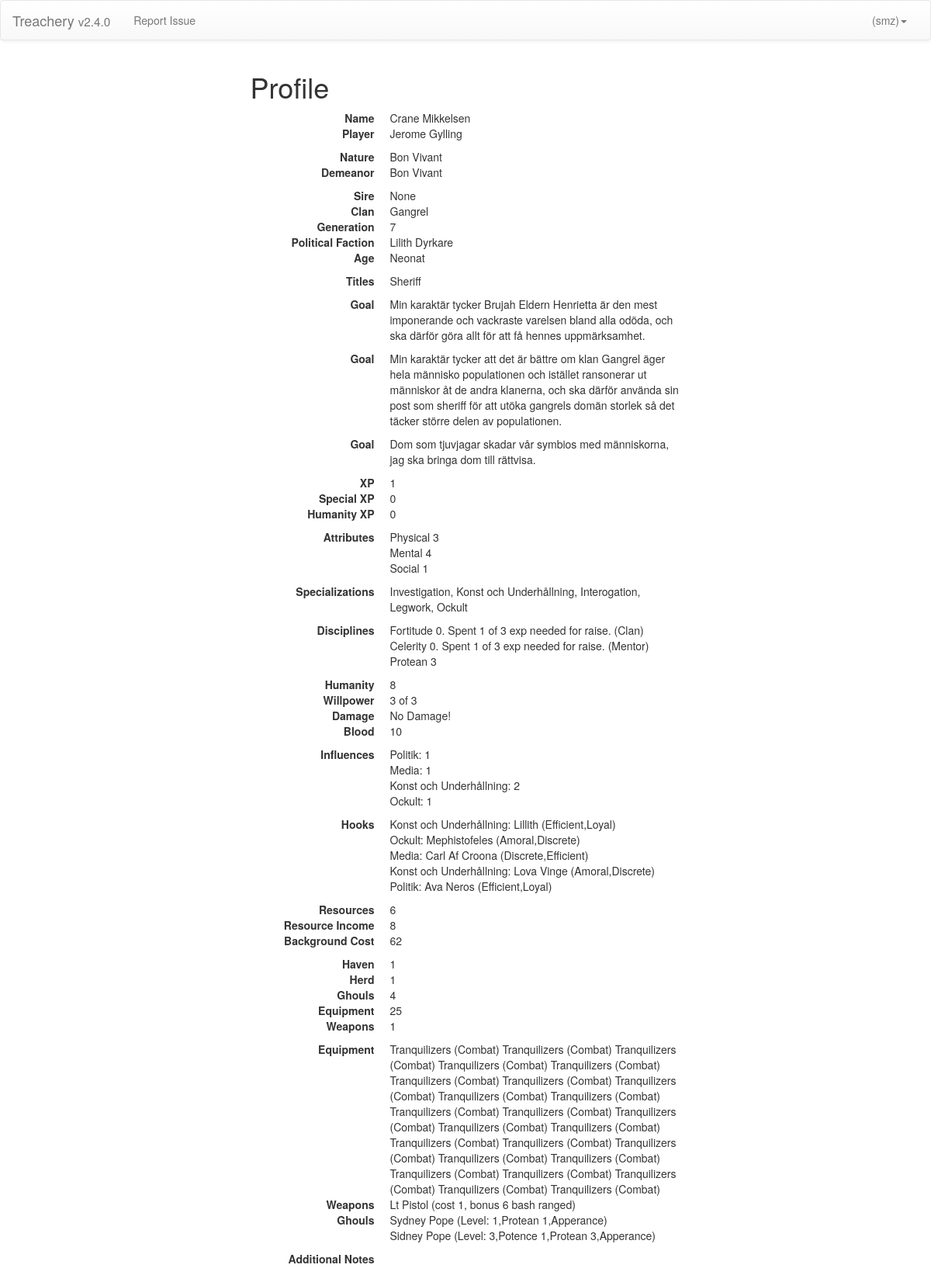
Page /gm/character/2 (signed in) on the committed database.
### players/models.py (models this page shows, shortened)
class Character(Model):
    name = CharField(max_length=200)
    user = OneToOneField(
                        User,
                        related_name='character',
                        blank=True,
                        null=True)
    nature  = ForeignKey(Nature,related_name='+')
    demeanor= ForeignKey(Nature,related_name='+')
    sire    = ForeignKey('Character',blank=True,null=True)
    clan    = ForeignKey(Clan,blank=True,null=True)
    generation = PositiveIntegerField(default=13)
    age     = ForeignKey(Age)
    titles  = ManyToManyField(Title, blank=True)
    open_goal1  = TextField(blank=True)
    open_goal2  = TextField(blank=True)
    hidden_goal = TextField(blank=True)
    attributes  = ManyToManyField(AttributeRating,    blank=True)
    specializations = ManyToManyField(Specialization, blank=True)
    disciplines = ManyToManyField(DisciplineRating,   blank=True)
    humanity   = PositiveIntegerField(default=7)
    max_willpower  = PositiveIntegerField(default=0)
    willpower  = PositiveIntegerField(default=0)
    blood      = PositiveIntegerField(default=10)
    bashing = PositiveIntegerField(default=0)
    lethal = PositiveIntegerField(default=0)
    aggravated = PositiveIntegerField(default=0)
    hooks  = ManyToManyField(Hook,  blank=True, related_name='master')
    resources  = PositiveIntegerField(default=0)
    rituals     = ManyToManyField(RitualRating,       blank=True)
    boons  = ManyToManyField(Boon,  blank=True)
    frenzyTriggers = TextField(blank=True)
    relationships = ManyToManyField(Relationship, related_name='master', blank=True)
    canon_fact        = ManyToManyField(CanonFact, blank=True)
    political_faction = ForeignKey(PoliticalFaction, blank=True,null=True)
    concept = TextField(blank=True)
    herd  = PositiveIntegerField(choices=((0,0),(1,1),(2,2),(3,3)),default=0)
    haven = PositiveIntegerField(choices=((0,0),(1,1),(2,2),(3,3)),default=0)
    equipment = ManyToManyField(Equipment, blank=True)
    weapons   = ManyToManyField(Weapon,    blank=True)
    ghouls    = ManyToManyField(Ghoul,     blank=True)
    exp          = PositiveIntegerField(default=0)
    humanity_exp = PositiveIntegerField(default=0)
    special_exp  = PositiveIntegerField(default=0)
    additional_notes = TextField(blank=True)
    def display_disciplines(self):
        disps =  list(self.disciplines.all())
        disps = [disp.display() for disp in disps]
        return "\n".join(disps)
    def display_attributes(self):
        disps =  list(self.attributes.all())
        disps = [disp.display() for disp in disps]
        return "\n".join(disps)
    def get_influences(self):
        return {inf.name:len(self.hooks.filter(influence=inf)) for inf in Influence.objects.all()}
    def resource_income(self):
        ratings = self.get_influences()
        weights = [0, 1, 5, 10]
        income = 0
        for influence, rating in ratings.items():
            income += weights[rating]
        return income
    def get_backgrounds(self):
        ghouls = sum([ghoul.level for ghoul in self.ghouls.all()])
        equipment = len(list(self.equipment.all()))
        weapons = sum([weapon.resources for weapon in self.weapons.all()])
        return  {'haven': self.haven,
                 'herd': self.herd,
                 'ghouls': ghouls,
                 'equipment': equipment,
                 'weapons': weapons}
    def background_to_cost(self,backs):
        if backs < 3:
            return backs
        else:
            return backs * 2 - 2
    def background_cost(self):
        backs = sum([value for key,value in self.get_backgrounds().items()])
        return self.background_to_cost(backs)
    def get_hooks(self):
        return ['{}: {} ({})' .format(h.influence, h.name, toStrList(h.attributes.all()))
             for h in self.hooks.all()]

class Nature(Model):
    name = CharField(max_length=200)
    def __str__(self):
        return self.name

class Clan(Model):
    name = CharField(max_length=200)
    theme = TextField(blank=True)
    clan_disciplines = ManyToManyField(Discipline, blank=True)
    def __str__(self):
        return self.name

class PoliticalFaction(Model):
    name = CharField(max_length=200)
    description = TextField(blank=True)
    def __str__(self):
        return self.name

class Age(Model):
    name = CharField(max_length=200)
    action_options = ManyToManyField(ActionOption, blank=True)
    def __str__(self):
        return self.name

class Title(Model):
    name = CharField(max_length=200)
    action_options = ManyToManyField(ActionOption, blank=True)
    def __str__(self):
        return self.name

class AttributeRating(Model):
    attribute = ForeignKey(Attribute, null=True, blank=True)
    learned = BooleanField(default=False)
    learning = BooleanField(default=False)
    elder_blood = BooleanField(default=False)
    mentor = BooleanField(default=False)
    value = PositiveIntegerField(default=1)
    exp = PositiveIntegerField(default=0)
    def spending(self):
        if self.learned:
            need = self.get_needed()
            return ". Spent {} of {} exp needed for raise. {}"\
             .format(self.exp,need['needed'],need['bonus'])
        else:
            return ""
    def display(self):
        return '{} {}{}'.format(self.attribute.name, self.value,self.spending())

class Attribute(Model):
    name = CharField(max_length=200)

class Specialization(Model):
    name = CharField(max_length=200)
    def __str__(self):
        return self.name

class DisciplineRating(Model):
    discipline = ForeignKey(Discipline, null=True, blank=True)
    value = PositiveIntegerField(default=1)
    elder_powers = ManyToManyField(ElderPower, blank=True)
    learned = BooleanField(default=False)
    learning = BooleanField(default=False)
    elder_blood = BooleanField(default=False)
    in_clan = BooleanField(default=False)
    mentor = BooleanField(default=False)
    exp = PositiveIntegerField(default=0)
    def __str__(self):
        return '{} {}'.format(self.discipline.name, str(self.value))
    def get_needed(self):
        needed = DISPLINE_TABLE[self.value]
        bonus = []
        if self.elder_blood:
            needed -= 1
            bonus += ["Elder Blood"]
        if self.in_clan:
            needed -= 1
            bonus += ["Clan"]
        if self.mentor:
            needed -= 1
            bonus += ["Mentor"]
        bonus = ','.join(bonus)
        if bonus != "":
           bonus = "({})".format(bonus)
        return {'needed':needed,'bonus':bonus}
    def spending(self):
        if self.learned:
            need = self.get_needed()
            return ". Spent {} of {} exp needed for raise. {}"\
             .format(self.exp,need['needed'],need['bonus'])
        else:
            return ""
    def display(self):
        return '{} {}{}'.format(self.discipline.name, self.value,self.spending())

class Discipline(Model):
    name = CharField(max_length=200)

class Influence(Model):
    name = CharField(max_length=200)
    def __str__(self):
        return self.name

class Hook(Model):
    name = CharField(max_length=200)
    concept = CharField(max_length=200,blank=True)
    influence = ForeignKey(Influence)
    attributes = ManyToManyField(HookAttribute,blank=True)
    def __master__(self):
        try:
            master = Character.objects.filter(hooks__name = self.name)[0].name
            print (str(master))
        except IndexError:
            master = ""
        return master
    __master__.admin_order_field = 'master__name'

class HookAttribute(Model):
    name = CharField(max_length=200)
    def __str__(self):
        return self.name

class Ghoul(Model):
  name = CharField(max_length=200)
  level = PositiveIntegerField(choices=((1,1),(2,2),(3,3)),default=1)
  hook = OneToOneField(Hook,blank=True,null=True)
  disciplines = ManyToManyField(DisciplineRating, blank=True)
  specializations = ManyToManyField(Specialization, blank=True)
  def __str__(self):
        return '{} (Level: {},{},{}) ' .format(
            self.name,
            self.level,
            toStrList(self.disciplines.all()),
            toStrList(self.specializations.all()))

class Weapon(Model):
    name = CharField(max_length=200)
    mod = PositiveIntegerField()
    damage_types = (("bash","bash"),("lethal","lethal"),("aggrevated","aggrevated"))
    damage_type = CharField(max_length=200,choices = damage_types)
    resources = PositiveIntegerField()
    ranged = BooleanField(default=False)
    def __str__(self):
        return '{} (cost {}, bonus {} {} {})'.format(
            self.name,
            self.resources,
            self.mod,
            self.damage_type,
            "ranged" if self.ranged else ""
            )

class Equipment(Model):
  name = CharField(max_length=200)
  specialization = ForeignKey(Specialization,null=True,blank=True)
  def __str__(self):
        return '{} ({})'.format(self.name,self.specialization.name)

### gamemaster/views.py (the view)
def character_display(request, character):
    return render(request, 'character_display.html',
                  {'character': Character.objects.get(pk=character)})

### players/models.py (called while the page is built)
def toStrList(qrySet):
    return ','.join(map(str,list(qrySet)))

### players/templatetags/player_extras.py (called while the page is built)
@register.simple_tag
def app_version():
    return settings.APP_VERISON

### gamemaster/templates/character_display.html
{% extends "base.html" %}
{% block content %}
  <div class="row">
    <div class="col-md-offset-3 col-md-6">
      <h1>Profile</h1>
    </div>
  </div>
  {% include "elements/profile_element.html" %}
{% endblock %}

### players/templates/base.html (shortened to what this page needs)
<!DOCTYPE html>
{% load player_extras %}
<html lang="en">
  <head>
    {% load staticfiles %}
    <link rel="stylesheet" href="//maxcdn.bootstrapcdn.com/bootstrap/3.3.2/css/bootstrap.min.css">
    <link rel="stylesheet" href="//maxcdn.bootstrapcdn.com/bootstrap/3.3.2/css/bootstrap-theme.min.css">
    <link rel="stylesheet" href="{% static "treachery/css/treachery.css" %}" />
  </head>
  <body>
    <nav class="navbar navbar-default">
      <div class="container-fluid">
        <div class="navbar-header">
          <a class="navbar-brand" href="{% url 'profile' %}">Treachery <small>v{% app_version %}</small></a>
        </div>
        <div class="collapse navbar-collapse" id="bs-example-navbar-collapse-1">
          <ul class="nav navbar-nav">
            <li><a href="https://github.com/TreacheryLarp/downtime/issues">Report Issue</a></li>
          </ul>
          <ul class="nav navbar-nav navbar-right">
            <li class="dropdown">
              <a href="#" class="dropdown-toggle" data-toggle="dropdown" role="button" aria-expanded="false">{{user.first_name}} {{user.last_name}} ({{user.username}})<span class="caret"></span></a>
            </li>
          </ul>
        </div>
      </div>
    </nav>
    <div class="container">
      {% block content %}{% endblock %}
    </div>
  </body>
</html>

### players/templates/elements/profile_element.html (shortened to what this page needs)
<div class="row">
  <div class="col-md-offset-3 col-md-6">
    <dl class="dl-horizontal">
      <dt>Name</dt>
      <dd>{{ character.name }}</dd>
      <dt>Player</dt>
      <dd>
      {% if character.user.first_name %}
        {{character.user.first_name}} {{character.user.last_name}}
      {% else %}
        {{character.user}}
      {% endif%}
      </dd>
      <dt>Nature</dt>
      <dd>{{ character.nature }}</dd>
      <dt>Demeanor</dt>
      <dd>{{ character.demeanor }}</dd>
      <dt>Sire</dt>
      <dd>{{ character.sire }}</dd>
      <dt>Clan</dt>
      <dd>{{character.clan}}</dd>
      <dt>Generation</dt>
      <dd>{{character.generation}}</dd>
      <dt>Political Faction</dt>
      <dd>{{character.political_faction}}</dd>
      <dt>Age</dt>
      <dd>{{character.age}}</dd>
      <dt>Titles</dt>
      <dd>{{ character.titles.all|join:", " }}</dd>
      <dt>Goal</dt>
      <dd>{{character.open_goal1}}</dd>
      <dt>Goal</dt>
      <dd>{{character.open_goal2}}</dd>
      <dt>Goal</dt>
      <dd>{{character.hidden_goal}}</dd>
      <dt>XP</dt>
      <dd>{{character.exp}}</dd>
      <dt>Special XP</dt>
      <dd>{{character.special_exp}}</dd>
      <dt>Humanity XP</dt>
      <dd>{{character.humanity_exp}}</dd>
      <dt>Attributes</dt>
      <dd>{{ character.display_attributes|linebreaks }}</dd>
      <dt>Specializations</dt>
      <dd>{{ character.specializations.all|join:", " }}</dd>
      <dt>Disciplines</dt>
      <dd>{{ character.display_disciplines|linebreaks }}</dd>
      <dt>Humanity</dt>
      <dd>{{ character.humanity}}</dd>
      <dt>Willpower</dt>
      <dd>{{ character.willpower}} of {{ character.max_willpower}}</dd>
      <dt>Damage</dt>
      <dd>
          {% if not character.bashing and not character.lethal and not character.aggravated %}
            No Damage!
          {% endif %}
          </dd>
      <dt>Blood</dt>
      <dd>{{ character.blood}}</dd>
      <dt>Influences</dt>
          {% for influence, rating in character.get_influences.items %}
            {% if rating > 0 %} <dd> {{influence}}: {{rating}}</dd> {% endif %}
          {% endfor %}
      <dt>Hooks</dt>
      <dd>  {{ character.get_hooks | join:"<br>" }} </dd>
      <dt>Resources</dt>
      <dd>{{ character.resources}}</dd>
      <dt>Resource Income</dt>
      <dd>{{character.resource_income}}</dd>
      <dt>Background Cost</dt>
      <dd>{{character.background_cost}}</dd>
          {% for background, rating in character.get_backgrounds.items %}
            {% if rating > 0 %} <dt> {{background|title}}</dt><dd> {{rating}}</dd> {% endif %}
          {% endfor %}
      <dt>Equipment</dt> <dd>
          {% for equi in character.equipment.all %}
              {{equi}}
          {% endfor %} </dd>
      <dt>Weapons</dt>
        <dd>  {% for weap in character.weapons.all %}
              {{weap}}
          {% endfor %} </dd>
      <dt>Ghouls</dt>
      <dd>
          {{ character.ghouls.all|join:"<br>" }}
          </dd>
      <dt>Additional Notes</dt>
      <dd>{{character.additional_notes}}</dd>
    </dl>
  </div>
</div>

### rows in the picture
Character: name "Crane Mikkelsen", user.first_name "Jerome", user.last_name "Gylling", nature "Bon Vivant", demeanor "Bon Vivant", sire "None", clan "Gangrel", generation "7", political_faction "Lilith Dyrkare", age "Neonat", titles.all "Sheriff", open_goal1 "Min karaktär tycker Brujah Eldern Henrietta är den mest imponerande och vackraste varelsen bland alla odöda, och ska därför göra allt för att få hennes uppmärksamhet.", open_goal2 "Min karaktär tycker att det är bättre om klan Gangrel äger hela människo populationen och istället ransonerar ut människor åt de andra klanerna, och ska därför använda sin post som sheriff för att utöka gangrels domän storlek så det täcker större delen av populationen.", hidden_goal "Dom som tjuvjagar skadar vår symbios med människorna, jag ska bringa dom till rättvisa.", exp "1", special_exp "0", humanity_exp "0", display_attributes "Physical 3 Mental 4 Social 1", specializations.all "Investigation, Konst och Underhållning, Interogation, Legwork, Ockult", display_disciplines "Fortitude 0. Spent 1 of 3 exp needed for raise. (Clan) Celerity 0. Spent 1 of 3 exp needed for raise. (Mentor) Protean 3", humanity "8", willpower "3", max_willpower "3", blood "10", get_hooks "Konst och Underhållning: Lillith (Efficient,Loyal) Ockult: Mephistofeles (Amoral,Discrete) Media: Carl Af Croona (Discrete,Efficient) Konst och Underhållning: Lova Vinge (Amoral,Discrete) Politik: Ava Neros (Efficient,Loyal)", resources "6", resource_income "8", background_cost "62", ghouls.all "Sydney Pope (Level: 1,Protean 1,Apperance) Sidney Pope (Level: 3,Potence 1,Protean 3,Apperance)"
Influence: get_influences "Politik"
Influence: get_influences "Media"
Influence: get_influences "Konst och Underhållning"
Influence: get_influences "Ockult"
Equipment: name+specialization "Tranquilizers (Combat)"
Equipment: name+specialization "Tranquilizers (Combat)"
Equipment: name+specialization "Tranquilizers (Combat)"
Equipment: name+specialization "Tranquilizers (Combat)"
Equipment: name+specialization "Tranquilizers (Combat)"
Equipment: name+specialization "Tranquilizers (Combat)"
Equipment: name+specialization "Tranquilizers (Combat)"
Equipment: name+specialization "Tranquilizers (Combat)"
Equipment: name+specialization "Tranquilizers (Combat)"
Equipment: name+specialization "Tranquilizers (Combat)"
Equipment: name+specialization "Tranquilizers (Combat)"
Equipment: name+specialization "Tranquilizers (Combat)"
Equipment: name+specialization "Tranquilizers (Combat)"
Equipment: name+specialization "Tranquilizers (Combat)"
Equipment: name+specialization "Tranquilizers (Combat)"
Equipment: name+specialization "Tranquilizers (Combat)"
Equipment: name+specialization "Tranquilizers (Combat)"
Equipment: name+specialization "Tranquilizers (Combat)"
Equipment: name+specialization "Tranquilizers (Combat)"
Equipment: name+specialization "Tranquilizers (Combat)"
Equipment: name+specialization "Tranquilizers (Combat)"
Equipment: name+specialization "Tranquilizers (Combat)"
Equipment: name+specialization "Tranquilizers (Combat)"
Equipment: name+specialization "Tranquilizers (Combat)"
Equipment: name+specialization "Tranquilizers (Combat)"
Weapon: name+resources+mod "Lt Pistol (cost 1, bonus 6 bash ranged)"

### other values in the picture
{{ user.username }} "smz"
{{ rating }} "1" "1" "2" "1"
{{ background|title }} "Haven" "Herd" "Ghouls" "Equipment" "Weapons"
{{ rating }} "1" "1" "4" "25" "1"
